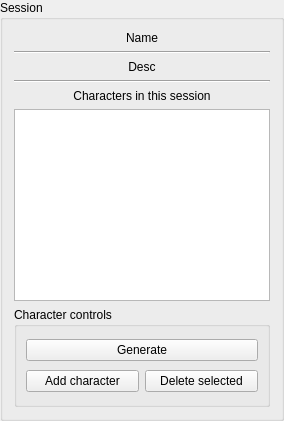
       <widget class="QGroupBox" name="sessionBox">
        <property name="title">
         <string>Session</string>
        </property>
        <layout class="QVBoxLayout" name="verticalLayout" stretch="0,0,1,0,0,0,1">
         <item>
          <widget class="QLabel" name="sessionName">
           <property name="sizePolicy">
            <sizepolicy hsizetype="Preferred" vsizetype="Preferred">
             <horstretch>0</horstretch>
             <verstretch>0</verstretch>
            </sizepolicy>
           </property>
           <property name="text">
            <string>Name</string>
           </property>
           <property name="alignment">
            <set>Qt::AlignCenter</set>
           </property>
          </widget>
         </item>
         <item>
          <widget class="Line" name="line">
           <property name="orientation">
            <enum>Qt::Horizontal</enum>
           </property>
          </widget>
         </item>
         <item>
          <widget class="QLabel" name="sessionDescription">
           <property name="sizePolicy">
            <sizepolicy hsizetype="Preferred" vsizetype="Maximum">
             <horstretch>0</horstretch>
             <verstretch>0</verstretch>
            </sizepolicy>
           </property>
           <property name="minimumSize">
            <size>
             <width>0</width>
             <height>0</height>
            </size>
           </property>
           <property name="maximumSize">
            <size>
             <width>16777215</width>
             <height>70</height>
            </size>
           </property>
           <property name="text">
            <string>Desc</string>
           </property>
           <property name="alignment">
            <set>Qt::AlignCenter</set>
           </property>
           <property name="wordWrap">
            <bool>true</bool>
           </property>
          </widget>
         </item>
         <item>
          <widget class="Line" name="line_2">
           <property name="orientation">
            <enum>Qt::Horizontal</enum>
           </property>
          </widget>
         </item>
         <item>
          <widget class="QLabel" name="listLabel">
           <property name="text">
            <string>Characters in this session</string>
           </property>
           <property name="alignment">
            <set>Qt::AlignCenter</set>
           </property>
          </widget>
         </item>
         <item>
          <widget class="QListView" name="npcView">
           <property name="contextMenuPolicy">
            <enum>Qt::DefaultContextMenu</enum>
           </property>
           <property name="editTriggers">
            <set>QAbstractItemView::NoEditTriggers</set>
           </property>
           <property name="isWrapping" stdset="0">
            <bool>true</bool>
           </property>
          </widget>
         </item>
         <item>
          <widget class="QGroupBox" name="characterControls">
           <property name="sizePolicy">
            <sizepolicy hsizetype="Preferred" vsizetype="Fixed">
             <horstretch>0</horstretch>
             <verstretch>0</verstretch>
            </sizepolicy>
           </property>
           <property name="minimumSize">
            <size>
             <width>0</width>
             <height>100</height>
            </size>
           </property>
           <property name="title">
            <string>Character controls</string>
           </property>
           <layout class="QVBoxLayout" name="verticalLayout_2">
            <item>
             <widget class="QPushButton" name="rerollCharacter">
              <property name="text">
               <string>Generate</string>
              </property>
             </widget>
            </item>
            <item>
             <layout class="QGridLayout" name="gridLayout">
              <item row="0" column="0">
               <widget class="QPushButton" name="addToSession">
                <property name="text">
                 <string>Add character</string>
                </property>
               </widget>
              </item>
              <item row="0" column="1">
               <widget class="QPushButton" name="deleteFromSession">
                <property name="text">
                 <string>Delete selected</string>
                </property>
               </widget>
              </item>
             </layout>
            </item>
           </layout>
          </widget>
         </item>
        </layout>
       </widget>
